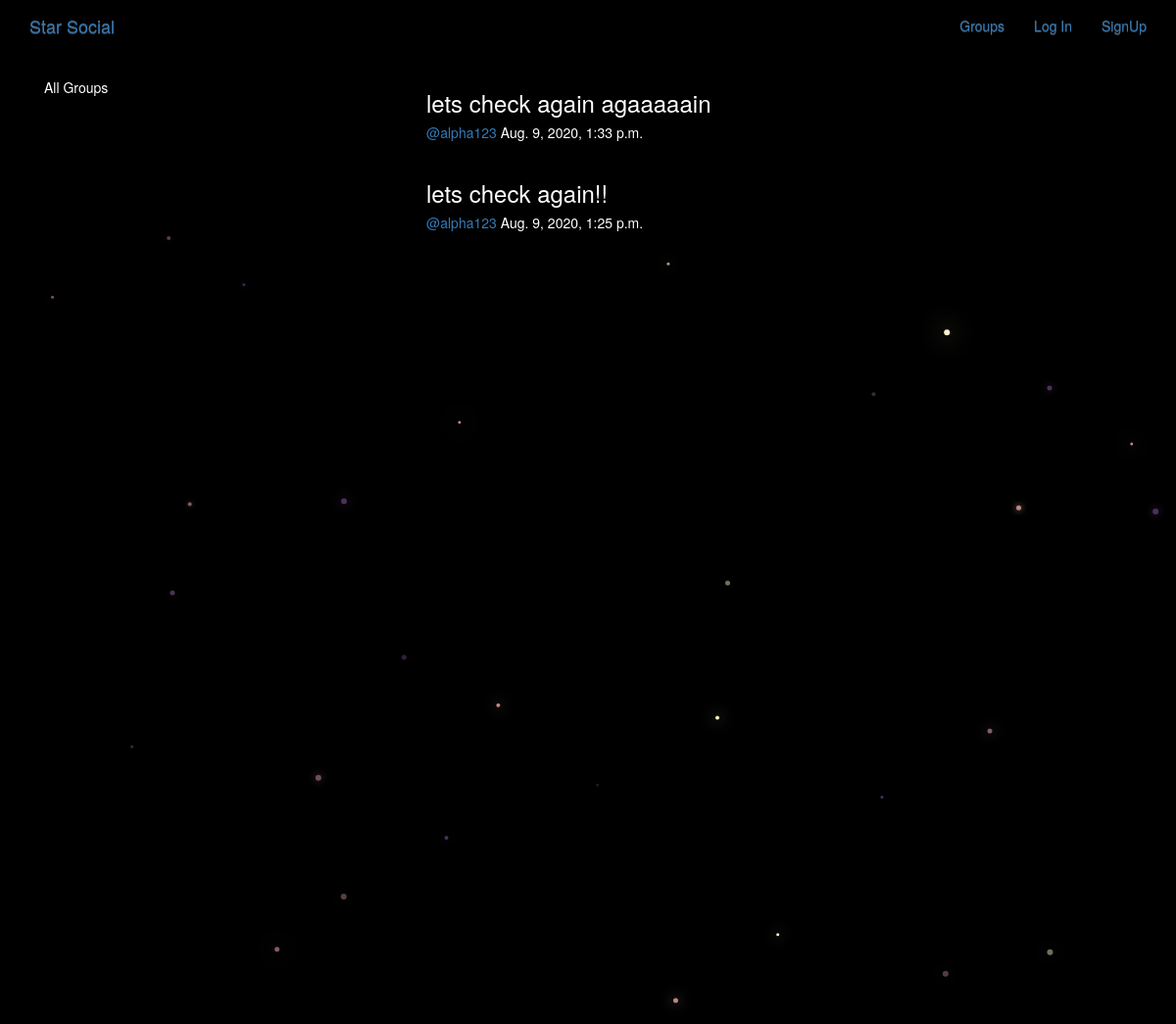
/posts/, run on an earlier commit of the app's database.
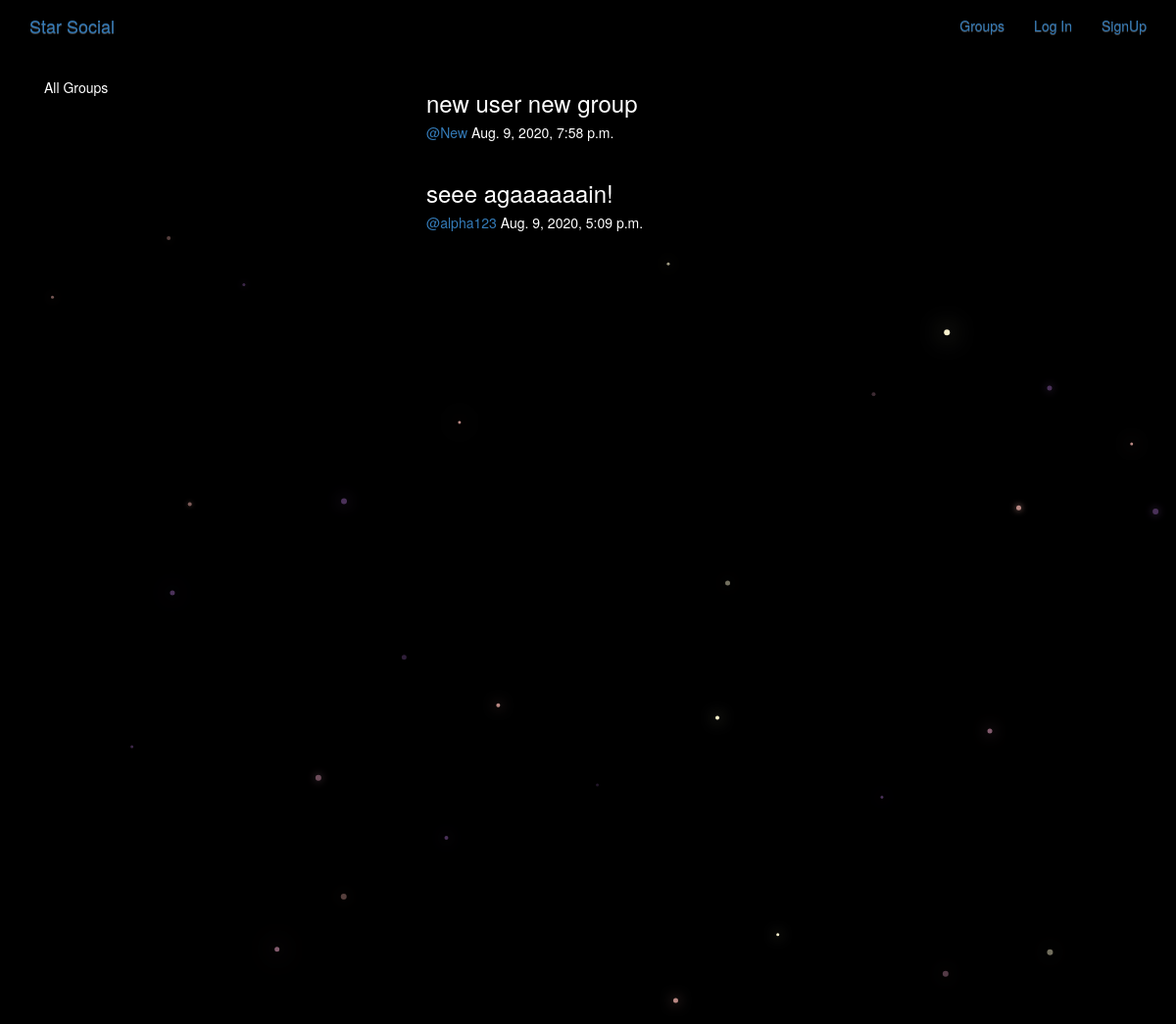
And on a later commit of the database.
### posts/models.py (models this page shows, shortened)
class Post(models.Model):
    user = models.ForeignKey(User,related_name='posts',on_delete=models.CASCADE)
    created_at = models.DateTimeField(auto_now=True)
    message = models.TextField()
    message_html = models.TextField(editable=False)
    group = models.ForeignKey(Group,related_name='posts',null=True,blank=True,on_delete=models.CASCADE)
    class Meta:
        ordering = ['-created_at']
        unique_together = ['user','message']

### posts/views.py (the view)
# urls.py: path('', views.PostList.as_view(), name="all"),
class PostList(SelectRelatedMixin,generic.ListView):
    model = models.Post
    select_related = ('user','group')

### posts/templates/posts/post_list.html (shortened to what this page needs)
{% extends 'posts/post_base.html' %}
{% block prepost %}
<div class="col-md-4">
  <div class="card card-with-shadow">
    <div class="content">
      <h5 class='title'>All Groups</h5>
    </div>
  </div>
</div>
{% endblock %}
{% block post_content %}
<div class="col-md-8">
  {% for post in post_list %}
    {% include 'posts/_post.html' %}
  {% endfor %}
</div>
{% endblock %}

### posts/templates/posts/_post.html (shortened to what this page needs)
<div class="post media">
  <h3>{{post.message_html|safe}}</h3>
  <div class="media-body">
    <h5 class='media-heading'>
    <span class='username'>
      <a href="{% url 'posts:for_user' username=post.user.username %}">@{{post.user.username}}</a>
    </span>
    <time class='time'>
      {{post.created_at}}
    </time>
    </h5>
  </div>
</div>

What changed in the data, as far as the page shows it:
removed Post: message_html "lets check again agaaaaain", user.username "alpha123", created_at "Aug. 9, 2020, 1:33 p.m."
removed Post: message_html "lets check again!!", user.username "alpha123", created_at "Aug. 9, 2020, 1:25 p.m."
added Post: message_html "new user new group", user.username "New", created_at "Aug. 9, 2020, 7:58 p.m."
added Post: message_html "seee agaaaaaain!", user.username "alpha123", created_at "Aug. 9, 2020, 5:09 p.m."
